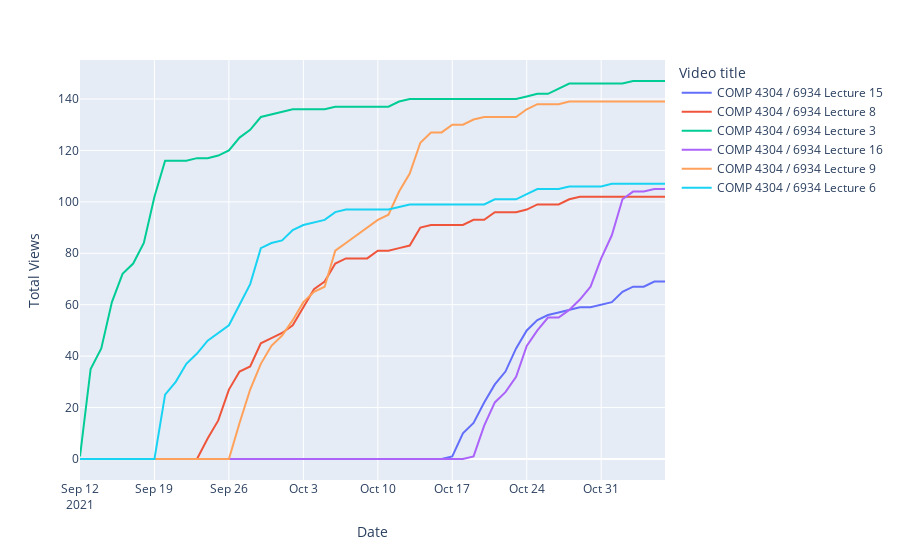

Source (notebook cell):
### Code cell
ax =px.line(x="Date",y="Total Views" ,data_frame=df2, color ="Video title")

ax.update_yaxes( dtick=20)

ax.show()
